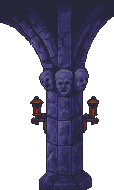
#> input picture assets/images/ENVIRONMENT/column.png, 114 x 190 px
$ python image_to_strokes.py ../assets/images/ENVIRONMENT/column.png out.png
#> lines starting #> are read from the running program, lines starting #| are printed output that depends on the picture; after the words box and inside, x2 and y2 are one past the last pixel; in counts of white or black regions, pixels touching at a corner belong together
#!/usr/bin/env python3
"""Convert a line-drawing image (PNG) into a strokes JSON for InkTerrain.

This is the "upload an image to make a level" pipeline. It thresholds the dark
lines, thins them to a 1px skeleton, traces the skeleton into polylines, and
simplifies them (Ramer-Douglas-Peucker). The output JSON is consumed at runtime
by `scripts/ink_terrain.gd`, which builds one glowing InkStroke (visual +
collision) per stroke.

Usage:
    python tools/image_to_strokes.py INPUT.png OUTPUT.json [--eps 1.2] [--min-len 12]

Output shape:
    {"W": <int>, "H": <int>, "strokes": [{"pts": [[x,y], ...]}, ...]}

Notes:
- Coordinates are in IMAGE pixels; InkTerrain.world_scale scales them to world.
- For a true vector SVG (with <path> elements), parsing the path data directly
  would give crisper, simplification-free strokes — a planned enhancement.
  (map2.svg embeds a raster PNG, so it is traced like a PNG.)

Requires: numpy, pillow.
"""
import argparse
import json
import numpy as np
from PIL import Image


def _neighbors(m):
    P = [np.zeros_like(m) for _ in range(8)]
    P[0][1:, :] = m[:-1, :]
    P[4][:-1, :] = m[1:, :]
    P[2][:, :-1] = m[:, 1:]
    P[6][:, 1:] = m[:, :-1]
    P[1][1:, :-1] = m[:-1, 1:]
    P[3][:-1, :-1] = m[1:, 1:]
    P[5][:-1, 1:] = m[1:, :-1]
    P[7][1:, 1:] = m[:-1, :-1]
    return P


def thin(mask):
    """Zhang-Suen thinning to a 1px skeleton (vectorized)."""
    m = mask.copy()
    while True:
        changed = False
        for step in (0, 1):
            P = _neighbors(m)
            seq = P + [P[0]]
            A = np.zeros_like(m, np.int32)
            for i in range(8):
                A += ((seq[i] == 0) & (seq[i + 1] == 1)).astype(np.int32)
            B = sum(P)
            if step == 0:
                c2 = (P[0] * P[2] * P[4] == 0)
                c3 = (P[2] * P[4] * P[6] == 0)
            else:
                c2 = (P[0] * P[2] * P[6] == 0)
                c3 = (P[0] * P[4] * P[6] == 0)
            cond = (m == 1) & (A == 1) & (B >= 2) & (B <= 6) & c2 & c3
            if cond.any():
                m[cond] = 0
                changed = True
        if not changed:
            break
    return m


def trace(skel):
    """Trace a skeleton into ordered polylines, splitting at junctions/endpoints."""
    ys, xs = np.where(skel)
    pts = set(zip(xs.tolist(), ys.tolist()))

    def nb(p):
        x, y = p
        return [(x + dx, y + dy) for dx in (-1, 0, 1) for dy in (-1, 0, 1)
                if (dx or dy) and (x + dx, y + dy) in pts]

    deg = {p: len(nb(p)) for p in pts}
    visited = set()
    paths = []

    def walk(start):
        path = [start]
        visited.add(start)
        prev, cur = None, start
        while True:
            nxt = [q for q in nb(cur) if q != prev and q not in visited]
            if not nxt:
                break
            if prev is not None:
                vx, vy = cur[0] - prev[0], cur[1] - prev[1]
                nxt.sort(key=lambda q: (q[0] - cur[0]) * vx + (q[1] - cur[1]) * vy, reverse=True)
            q = nxt[0]
            path.append(q)
            visited.add(q)
            prev, cur = cur, q
            if deg[q] != 2:
                break
        return path

    for s in [p for p in pts if deg[p] == 1] + [p for p in pts if deg[p] >= 3]:
        for q in nb(s):
            if q not in visited:
                p = walk(s)
                if len(p) >= 2:
                    paths.append(p)
    for s in list(pts):
        if s not in visited:
            p = walk(s)
            if len(p) >= 2:
                paths.append(p)
    return paths


def rdp(points, eps):
    """Ramer-Douglas-Peucker polyline simplification."""
    if len(points) < 3:
        return points
    A = np.array(points, float)

    def go(i, j):
        if j <= i + 1:
            return [i]
        d = A[j] - A[i]
        L = np.hypot(*d)
        seg = A[i + 1:j] - A[i]
        if L > 0:
            dist = np.abs(d[0] * seg[:, 1] - d[1] * seg[:, 0]) / L
        else:
            dist = np.hypot(seg[:, 0], seg[:, 1])
        k = int(np.argmax(dist))
        if dist[k] > eps:
            return go(i, i + 1 + k) + go(i + 1 + k, j)
        return [i]

    keep = go(0, len(A) - 1) + [len(A) - 1]
    return [points[i] for i in keep]


def _polylen(p):
    return sum(((p[i + 1][0] - p[i][0]) ** 2 + (p[i + 1][1] - p[i][1]) ** 2) ** 0.5
               for i in range(len(p) - 1))


def stitch(polys, gap=8.0, max_turn_deg=40.0):
    """Join segments whose endpoints nearly touch and continue roughly straight.

    The skeleton tracer splits a line at every junction/crossing; this re-joins
    the pieces that are really one continuous stroke (gentle continuation),
    while leaving genuine sharp corners as separate strokes.
    """
    import math
    polys = [list(map(tuple, p)) for p in polys]

    def outdir(poly, at_start):
        if at_start:
            p0, p1 = poly[0], (poly[1] if len(poly) > 1 else poly[0])
        else:
            p0, p1 = poly[-1], (poly[-2] if len(poly) > 1 else poly[-1])
        v = (p0[0] - p1[0], p0[1] - p1[1])
        L = math.hypot(*v) or 1.0
        return (v[0] / L, v[1] / L)

    changed = True
    while changed:
        changed = False
        for i in range(len(polys)):
            if polys[i] is None:
                continue
            joined = False
            for j in range(len(polys)):
                if j == i or polys[j] is None:
                    continue
                for ei in (True, False):
                    pi = polys[i][0] if ei else polys[i][-1]
                    di = outdir(polys[i], ei)
                    for ej in (True, False):
                        pj = polys[j][0] if ej else polys[j][-1]
                        if math.hypot(pi[0] - pj[0], pi[1] - pj[1]) > gap:
                            continue
                        dj = outdir(polys[j], ej)
                        dot = max(-1.0, min(1.0, -(di[0] * dj[0] + di[1] * dj[1])))
                        if math.degrees(math.acos(dot)) > max_turn_deg:
                            continue
                        a = polys[i][::-1] if ei else polys[i][:]   # 'a' ends at the join
                        b = polys[j][:] if ej else polys[j][::-1]   # 'b' starts at the join
                        polys[i] = a + b[1:]
                        polys[j] = None
                        changed = joined = True
                        break
                    if joined:
                        break
                if joined:
                    break
    return [p for p in polys if p is not None]


def image_to_strokes(path, eps=1.2, min_len=12.0, threshold=128,
                     stitch_gap=14.0, stitch_turn=40.0):
    a = np.array(Image.open(path).convert("L"))
    H, W = a.shape
    mask = (a < threshold).astype(np.uint8)
    skel = thin(mask)
    # Trace, simplify, drop noise specks, THEN stitch the meaningful segments that
    # are really one continuous line (bridging the small gaps left at crossings).
    kept = []
    for p in trace(skel):
        sp = rdp(p, eps)
        if len(sp) >= 2 and _polylen(sp) >= min_len:
            kept.append(sp)
    merged = stitch(kept, stitch_gap, stitch_turn)
    return {"W": W, "H": H, "strokes": [{"pts": [[int(x), int(y)] for x, y in sp]}
                                        for sp in merged]}


def main():
    ap = argparse.ArgumentParser(description="Trace a line-drawing image into a strokes JSON.")
    ap.add_argument("input", help="input image (PNG)")
    ap.add_argument("output", help="output strokes JSON")
    ap.add_argument("--eps", type=float, default=1.2, help="RDP simplify epsilon (lower = more faithful)")
    ap.add_argument("--min-len", type=float, default=12.0, help="drop strokes shorter than this (px)")
    ap.add_argument("--threshold", type=int, default=128, help="darkness threshold (0-255)")
    args = ap.parse_args()
    data = image_to_strokes(args.input, args.eps, args.min_len, args.threshold)
#> in image_to_strokes, `a = np.array(Image.open(path).convert("L"))`:
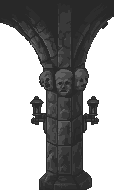
#> a: shape (190, 114); min 40, max 255, mean 151.2
#> in image_to_strokes, `mask = (a < threshold).astype(np.uint8)`:
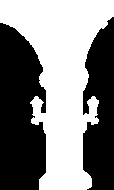
#> mask: shape (190, 114); values 0 (black) and 1 (white), 51.1% white; 2 black regions, box (x1, y1, x2, y2) and area: (0, 23, 46, 190) 6382, (83, 17, 114, 190) 4206
#> after the loop in thin, `while True:`:
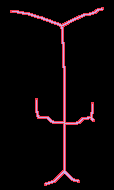
#> A: shape (190, 114) int32; 4 distinct labels, from 0 to 3; one colour per label, 0 black
#> after the loop in thin, `while True:`:
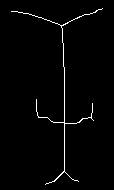
#> m: shape (190, 114); values 0 (black) and 1 (white), 1.8% white in thin lines or dots, all inside (x1, y1, x2, y2) = (11, 8, 103, 185)
#> in trace, `ys, xs = np.where(skel)`: ys = 380 values from 8 to 184; xs = 380 values, max 102 at index 0, min 11 at index 7, mean 62.08
#> in trace, `pts = set(zip(xs.tolist(), ys.tolist()))`: pts = 380 items
#> in walk, `path = [start]`: path = [(93, 120)]
#> in walk, `prev, cur = None, start`: cur = (93, 120)
#> the loop in walk, `while True:` made 2 passes
#> (vx, vy, cur) on pass 2: (-1, -1, (91, 118))
#> cur on pass 1: (92, 119)
#> after the loop in walk, `while True:`: path = [(93, 120), (92, 119), (91, 118)]; visited = 3 items
#> in trace, `p = walk(s)`: p = [(93, 120), (92, 119), (91, 118)]
#> in rdp, `A = np.array(points, float)`: A = [[93, 120], [92, 119], [91, 118]]
#> in go, `d = A[j] - A[i]`: d = [-2, -2]
#> in go, `L = np.hypot(*d)`: L = 2.83
#> in go, `seg = A[i + 1:j] - A[i]`: seg = [[-1, -1]]
#> in go, `dist = np.abs(d[0] * seg[:, 1] - d[1] * seg[:, 0]) / L`: dist = [0]
#> in go, `k = int(np.argmax(dist))`: k = 0
#> in rdp, `keep = go(0, len(A) - 1) + [len(A) - 1]`: keep = [0, 2]
#> in image_to_strokes, `sp = rdp(p, eps)`: sp = [(93, 120), (91, 118)]
#> in stitch, `polys = [list(map(tuple, p)) for p in polys]`: polys = 9 items
#> in image_to_strokes, `merged = stitch(kept, stitch_gap, stitch_turn)`: merged = [[(92, 103), (91, 116)], [(78, 181), (72, 179), (64, 171)], [(11, 11), (28, 13), (60, 25)], [(36, 99), (36, 111), (38, 116)], [(94, 12), (80, 16)], [(39, 117), (47, 117), (53, 122), (63, 122), (78, 122)], [(61, 27), (64, 67), (64, 121), (64, 169)]]
#> data = 3 items
    with open(args.output, "w") as f:
        json.dump(data, f, separators=(",", ":"))
    pts = sum(len(s["pts"]) for s in data["strokes"])
#> pts = 22
    print(f"wrote {args.output}: {len(data['strokes'])} strokes, {pts} points "
          f"(image {data['W']}x{data['H']})")
#| wrote out.png: 7 strokes, 22 points (image 114x190)


if __name__ == "__main__":
    main()
